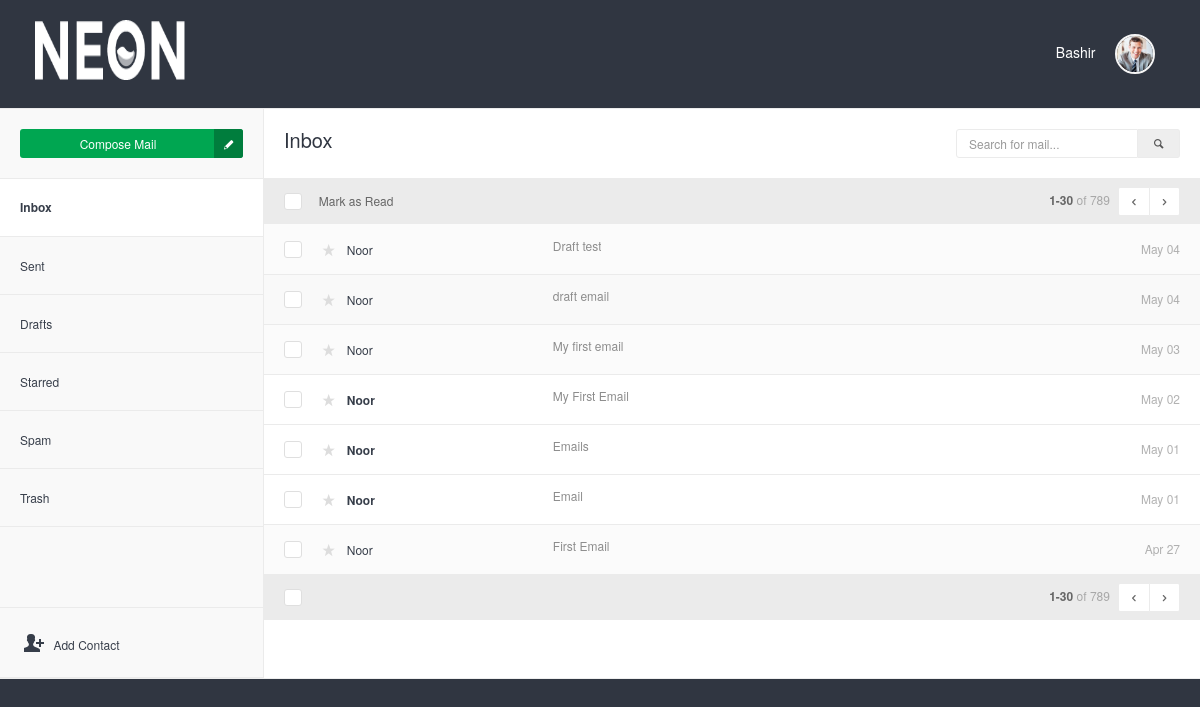
The app's page /inbox.php (signed in) with its own data.
### tables this page shows
CREATE TABLE `user` (
  `id` int(11) NOT NULL,
  `username` varchar(250) NOT NULL,
  `email` varchar(250) NOT NULL,
  `full_name` varchar(250) NOT NULL,
  `phone` varchar(250) NOT NULL,
  `password` varchar(250) NOT NULL
);

CREATE TABLE `emails` (
  `id` int(11) NOT NULL,
  `senderID` int(11) NOT NULL,
  `senderEmail` varchar(250) NOT NULL,
  `emailSubject` mediumtext NOT NULL,
  `emailBody` longtext NOT NULL,
  `receiverID` int(11) NOT NULL,
  `receiverEmail` varchar(250) NOT NULL,
  `date` varchar(50) NOT NULL DEFAULT current_timestamp(),
  `time` varchar(50) NOT NULL,
  `read_status` int(1) NOT NULL DEFAULT 0,
  `spam` int(1) NOT NULL DEFAULT 0
);

### support/session.php (called while the page is built, shortened)
<?php
include 'connection.php';
if(isset($_SESSION['login_user'])){
    $login_user= $_SESSION['login_user'];
    $query = "SELECT  * from user where email = '$login_user'" ;
    $result = mysqli_query($con, $query);
    $row = mysqli_fetch_assoc($result);
    $userEmail = $row['email'];
    $fullName = $row['full_name'];
}else{
    header('Location: index.php');
}
?>

### support/inbox_action.php (called while the page is built)
<?php
include 'connection.php';
$select = "SELECT * FROM `emails` where `receiverEmail` = '$userEmail' && `spam` = '0' ORDER BY `date` DESC, `time` DESC";
$result = mysqli_query($con, $select);
?>

### inbox.php (the view, shortened to what this page needs)
<?php
include('support/connection.php');
include('support/session.php');
include('support/inbox_action.php');
?>
<!DOCTYPE html>
<html lang="en">
    <head>
        <link rel="stylesheet" href="assets/js/jquery-ui/css/no-theme/jquery-ui-1.10.3.custom.min.css" id="style-resource-1">
        <link rel="stylesheet" href="assets/css/font-icons/entypo/css/entypo.css" id="style-resource-2">
        <link rel="stylesheet" href="assets/css/bootstrap.css" id="style-resource-4">
        <link rel="stylesheet" href="assets/css/neon-core.css" id="style-resource-5">
        <link rel="stylesheet" href="assets/css/neon-theme.css" id="style-resource-6">
        <link rel="stylesheet" href="assets/css/neon-forms.css" id="style-resource-7">
        <link rel="stylesheet" href="assets/css/custom.css" id="style-resource-8">
    </head>
    <body class="page-body" data-url="https://demo.neontheme.com">
        <div class="page-container">
            <div class="main-content" style="background-color: #303641" >
                <?php include ('topbar.php') ?>
                <div class="mail-env" style="background-color: white">
                    <div class="mail-body"> <div class="mail-header">
                        <h3 class="mail-title">Inbox </h3>
                        <form method="get" role="form" class="mail-search">
                            <div class="input-group"> <input type="text" class="form-control" name="s" placeholder="Search for mail..." />
                                <div class="input-group-addon"> <i class="entypo-search"></i> </div>
                            </div>
                        </form>
                    </div>
                    <table class="table mail-table">
                        <thead>
                            <tr>
                                <th width="5%"> <div class="checkbox checkbox-replace"> <input type="checkbox" /> </div> </th>
                                <th colspan="4">
                                    <div class="mail-select-options">Mark as Read</div>
                                    <div class="mail-pagination" colspan="2">
                                        <strong>1-30</strong> <span>of 789</span>
                                        <div class="btn-group">
                                            <a href="#" class="btn btn-sm btn-white">
                                                <i class="entypo-left-open"></i>
                                            </a>
                                            <a href="#" class="btn btn-sm btn-white">
                                                <i class="entypo-right-open"></i>
                                            </a>
                                        </div>
                                    </div>
                                </th>
                            </tr>
                        </thead>
                        <tbody>
                            <?php
                                if(mysqli_num_rows($result) > 0){
                                 while($row = $result->fetch_assoc()){
                                    $id =  $row['id'];
                                    $date = $row['date'];
                                    $time = $row['time'];
                                    $readStatus = $row['read_status'];
                                    $senderEmail = $row['senderEmail'];
                                    $emailSubject = $row['emailSubject'];
                                    $timezone = new DateTime("now", new DateTimeZone('Asia/Karachi') );
                                    $current_date =  $timezone->format('M d');
                                    if($current_date == $date) {
                                        $datetime = $time;
                                    }else{
                                        $datetime = $date;
                                    }
                                    $sql_ = "SELECT `full_name` FROM `user` WHERE email = '$senderEmail'";
                                    $result_ = mysqli_query($con, $sql_);
                                    $r = mysqli_fetch_assoc($result_);
                                    $sendName = $r['full_name'];
                                    $sql_2 = "SELECT * FROM `starred` WHERE `email_id` = '$id' AND `userEmail` = '$userEmail' AND `status` = 'inbox'";
                                    $result_2 = mysqli_query($con, $sql_2);
                                    if(mysqli_num_rows($result_2) > 0){
                                        $favorite = true;
                                    }else{
                                        $favorite = false;
                                    }
                            ?>
                                <tr <?php if($readStatus == 0){ ?> class="unread" <?php } ?> >
                                    <td> <div class="checkbox checkbox-replace"> <input type="checkbox" /> </div> </td>
                                    <td class="col-name">
                                        <a href="support/starred_email.php?id=<?php echo $id; ?>&action=<?php if($favorite == false){ echo 'add'; }else{ echo 'remove'; }  ?>&status=<?php echo 'inbox'; ?>"
                                            class="star <?php if($favorite == true){ ?> stared <?php } ?>" >
                                            <i class="entypo-star"></i>
                                        </a>
                                        <a href="message.php?id=<?php echo $id; ?>&action=<?php echo 'receiveEmail'; ?>" class="col-name"><?php echo $sendName; ?> &nbsp;
                                        </a>
                                    </td>
                                    <td class="col-subject"> <a href="message.php?id=<?php echo $id; ?>&action=<?php echo 'receiveEmail'; ?>"><?php echo $emailSubject; ?></a> </td>
                                    <td class="col-time"><?php echo $datetime; ?></td>
                                </tr>
                            <?php } } ?>
                        </tbody>
                        <tfoot>
                            <tr>
                                <th width="5%"> <div class="checkbox checkbox-replace"> <input type="checkbox" /> </div> </th>
                                <th colspan="4">
                                    <div class="mail-pagination" colspan="2">
                                        <strong>1-30</strong> <span>of 789</span>
                                        <div class="btn-group">
                                            <a href="#" class="btn btn-sm btn-white"><i class="entypo-left-open"></i></a>
                                            <a href="#" class="btn btn-sm btn-white"><i class="entypo-right-open"></i></a>
                                        </div>
                                    </div>
                                </th>
                            </tr>
                        </tfoot>
                    </table>
                </div>
                <?php include ('sidebar.php') ?>
            </div>
            <hr/>
        </div>
    </body>
</html>

### topbar.php (shortened to what this page needs)
<div class="row">
    <div class="col-md-12 col-sm-12 clearfix">
        <div class="col-md-6 col-sm-6 col-xs-6 clearfix">
            <ul class="user-info pull-left pull-none-xsm" >
                <li>
                    <header class="logo-env">
                        <div class="logo">
                            <a href="inbox.php"> <img src="assets/images/logo%402x.png" width="150" height="60" alt="" /> </a>
                        </div>
                    </header>
                </li>
            </ul>
        </div>
        <div class="col-md-6 col-sm-6 col-xs-6 clearfix">
            <ul class="list-inline links-list pull-right">
                <li class="profile-info dropdown">
                    <a href="#" class="dropdown-toggle" data-toggle="dropdown" style="color: white">
                    <?php echo $fullName ?> &nbsp;&nbsp;&nbsp;  <img src="assets/images/thumb-1%402x.png" alt="" class="img-circle" width="40" />
                    </a>
                </li>
            </ul>
        </div>
    </div>
</div>

### sidebar.php (shortened to what this page needs)
<div class="mail-sidebar" >
    <div class="mail-sidebar-row hidden-xs">
        <a href="compose.php" class="btn btn-success btn-icon btn-block">Compose Mail<i class="entypo-pencil"></i> </a>
    </div>
    <ul class="mail-menu">
        <li class="active"> <a href="inbox.php"> Inbox</a> </li>
        <li> <a href="sendEmail.php"> Sent</a> </li>
        <li> <a href="drafts.php">Drafts</a> </li>
        <li> <a href="starredEmail.php"> Starred</a> </li>
        <li> <a href="spam.php">Spam</a> </li>
        <li> <a href="trashEmails.php">Trash</a> </li>
    </ul>
    <div class="mail-distancer"></div>
    <div class="mail-distancer"></div>
    <ul class="mail-menu">
        <li> <a href="javascript:;" onclick="jQuery('#modal-1').modal('show');"><i class="entypo-user-add" style="font-size:20px">  </i>Add Contact</a> </li>
    </ul>
</div>

### records on screen
user: full_name "Bashir"
emails: user.full_name "Noor", emailSubject "Draft test", date "May 04"
emails: user.full_name "Noor", emailSubject "draft email", date "May 04"
emails: user.full_name "Noor", emailSubject "My first email", date "May 03"
emails: user.full_name "Noor", emailSubject "My First Email", date "May 02"
emails: user.full_name "Noor", emailSubject "Emails", date "May 01"
emails: user.full_name "Noor", emailSubject "Email", date "May 01"
emails: user.full_name "Noor", emailSubject "First Email", date "Apr 27"
